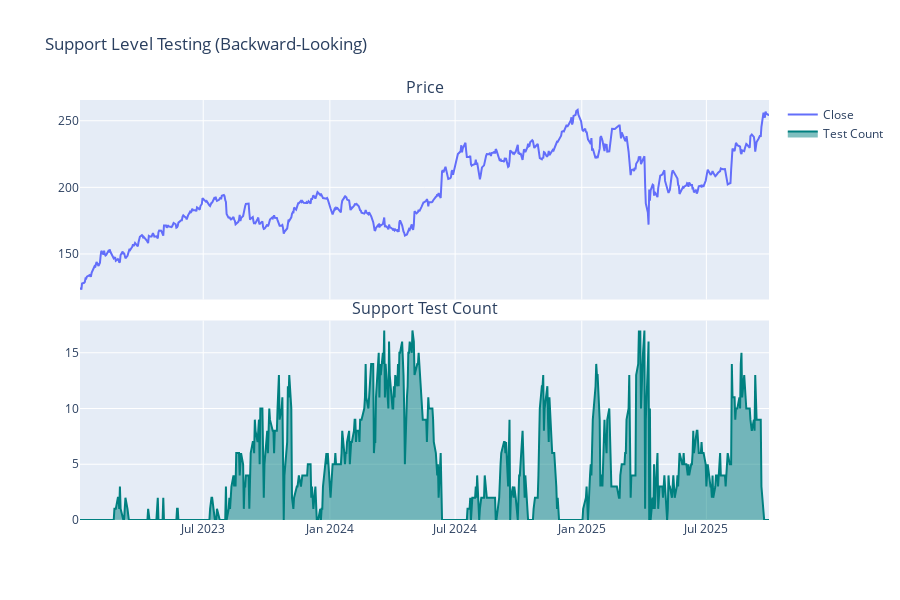

Notebook source saved alongside this figure:
### Markdown cell above
## 4. Support Test Count

Counts how many times price has tested similar support levels (within 2% tolerance). More tests = stronger support = higher probability bounce.

### Code cell
df = detect_support_tests(df, tolerance=0.02, lookback_window=8)

fig = make_subplots(rows=2, cols=1, shared_xaxes=True, vertical_spacing=0.05,
                    subplot_titles=('Price', 'Support Test Count'))

fig.add_trace(go.Scatter(x=df['date'], y=df['close'], name='Close'), row=1, col=1)
fig.add_trace(go.Scatter(x=df['date'], y=df['support_test_count'], name='Test Count',
                        fill='tozeroy', line=dict(color='teal')), row=2, col=1)

fig.update_layout(height=600, title_text="Support Level Testing (Backward-Looking)")
fig.show()

print(f"Max support tests: {df['support_test_count'].max()}")

### Figure 1 — Plotly figure (JSON) as saved in the notebook; plotly's stock layout.template omitted (floating-point values rounded to 4 significant figures; data arrays with more than 128 entries replaced by an {"elided": "..."} marker saying what was removed)
{"data": [{"name": "Close", "type": "scatter", "x": {"elided": "688 str values"}, "xaxis": "x", "y": {"elided": "688 float values"}, "yaxis": "y"}, {"fill": "tozeroy", "line": {"color": "teal"}, "name": "Test Count", "type": "scatter", "x": {"elided": "688 str values"}, "xaxis": "x2", "y": {"elided": "688 int values"}, "yaxis": "y2"}], "layout": {"annotations": [{"font": {"size": 16}, "showarrow": false, "text": "Price", "x": 0.5, "xanchor": "center", "xref": "paper", "y": 1, "yanchor": "bottom", "yref": "paper"}, {"font": {"size": 16}, "showarrow": false, "text": "Support Test Count", "x": 0.5, "xanchor": "center", "xref": "paper", "y": 0.475, "yanchor": "bottom", "yref": "paper"}], "height": 600, "title": {"text": "Support Level Testing (Backward-Looking)"}, "xaxis": {"anchor": "y", "domain": [0, 1], "matches": "x2", "showticklabels": false}, "xaxis2": {"anchor": "y2", "domain": [0, 1]}, "yaxis": {"anchor": "x", "domain": [0.525, 1]}, "yaxis2": {"anchor": "x2", "domain": [0, 0.475]}}}
